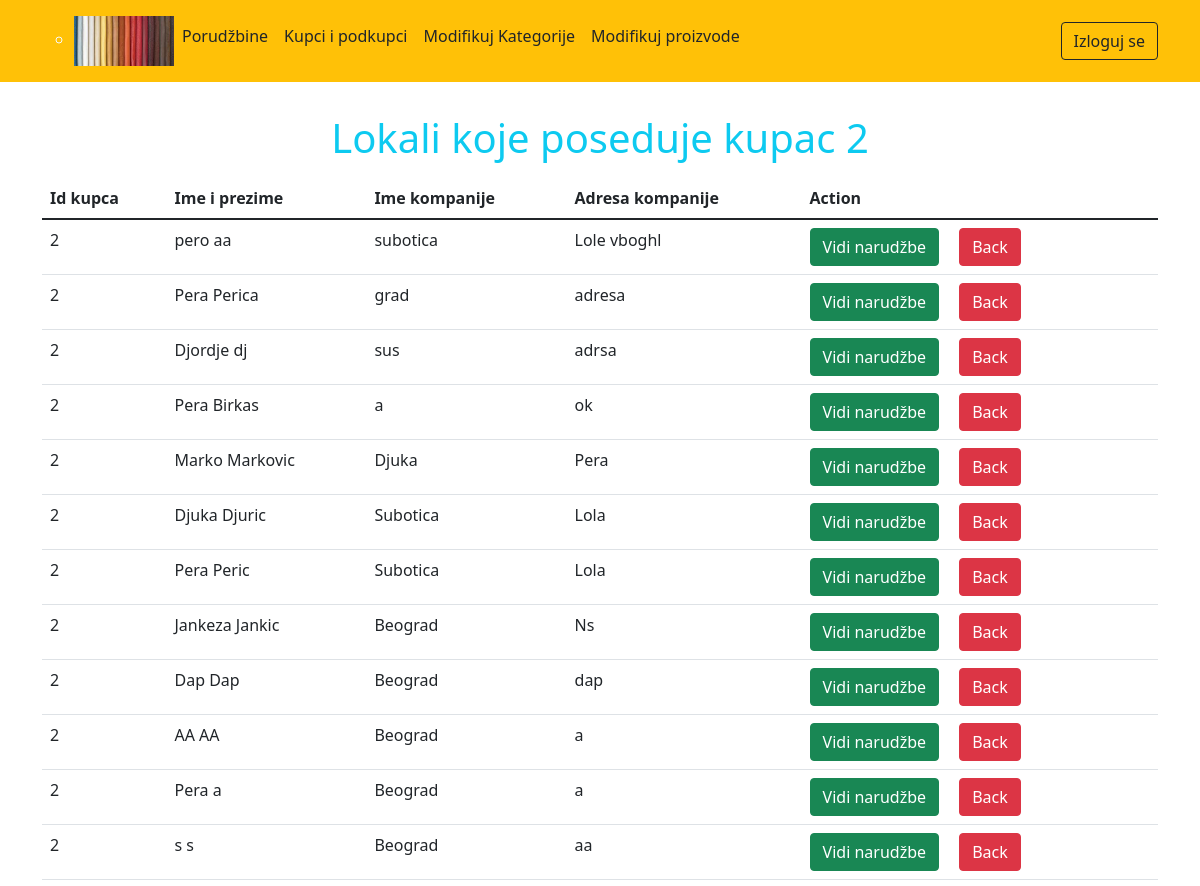
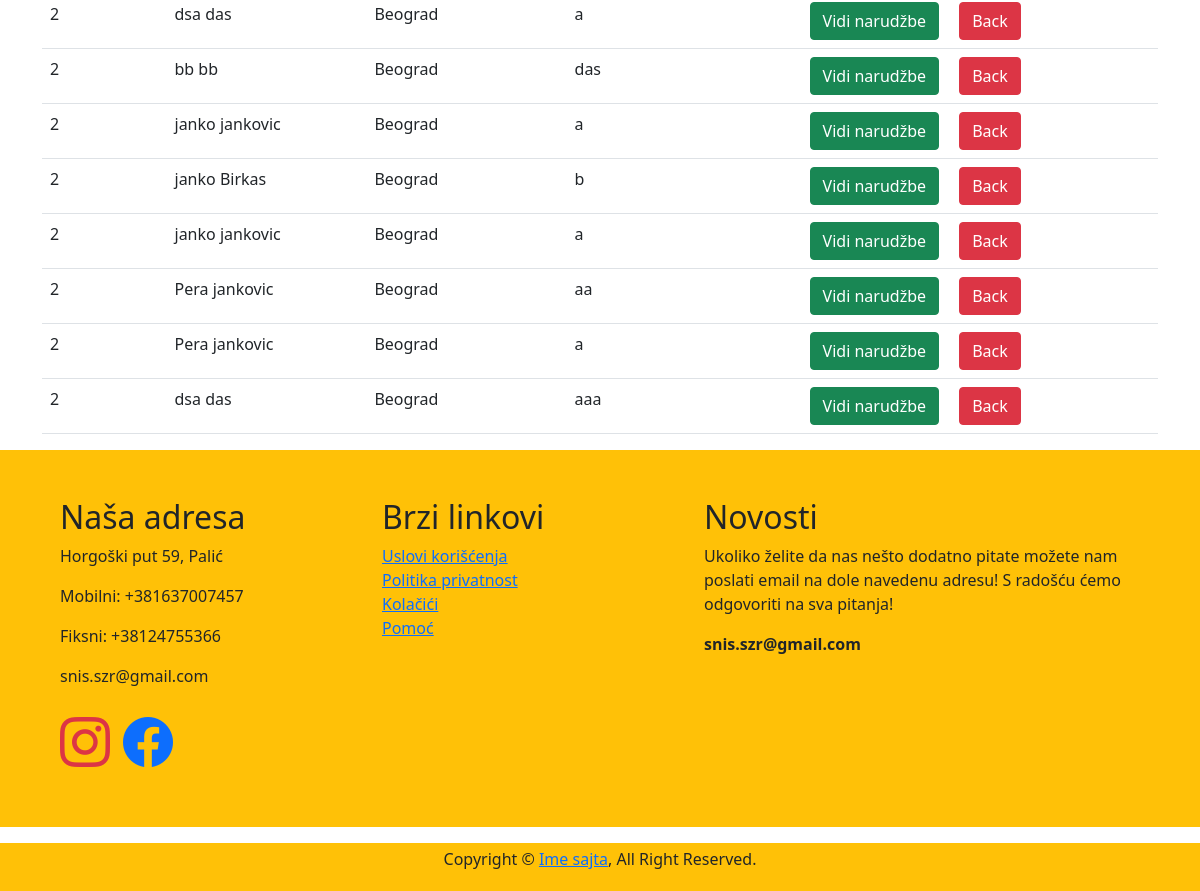
The app's page /admin/show_customerLocals.php?id_customer=2 (signed in) with its own data (2 pictures, top to bottom).
### tables this page shows
CREATE TABLE `customer_local` (
  `id_customer_local` int(11) NOT NULL,
  `id_customer` int(11) NOT NULL,
  `name` varchar(20) NOT NULL,
  `lastname` varchar(20) NOT NULL,
  `email` varchar(20) NOT NULL,
  `password` varchar(255) NOT NULL,
  `city` varchar(25) NOT NULL,
  `address` varchar(50) NOT NULL
);

### admin/show_customerLocals.php (the view, shortened to what this page needs)
<?php
require_once "../database/db_config.php";
?>
<!doctype html>
<html lang="en">
<head>
    <link href="https://cdn.jsdelivr.net/npm/bootstrap@5.1.3/dist/css/bootstrap.min.css" rel="stylesheet">
    <link rel="stylesheet" href="https://cdn.jsdelivr.net/npm/bootstrap-icons@1.7.2/font/bootstrap-icons.css">
</head>
<body>
    <header class="p-3 bg-warning text-light mb-3">
        <div class="container">
            <div class="d-flex flex-wrap align-items-center justify-content-center justify-content-lg-start" id="navbarNav">
                <ul class="nav col-12 col-lg-auto me-lg-auto mb-2 justify-content-center mb-md-0">
                    <ul>
                        <li><img src="../img/logo.jpg" alt="Logo" style="width: 100px;height: 50px"></li>
                    </ul>
                    <li><a href="admin-panel.php" class="nav-link px-2 text-dark">Porudžbine</a></li>
                    <li><a href="customer_customerLocal.php" class="nav-link px-2 text-dark">Kupci i podkupci</a></li>
                    <li><a href="admin-editCategory.php" class="nav-link px-2 text-dark">Modifikuj Kategorije</a></li>
                    <li><a href="admin-editProducts.php" class="nav-link px-2 text-dark">Modifikuj proizvode</a></li>
                </ul>
                <div class="text-end">
                    <a href="admin-logout.php" class="btn btn-outline-dark">Izloguj se</a>
                </div>
            </div>
        </div>
    </header>
    <div class="container">
        <?php
        $id_customer = intval($_GET['id_customer']);
        $sql = "SELECT * FROM customer_local WHERE id_customer = {$id_customer}";
        $query = $connection->prepare($sql);
        $query->execute();
        $results = $query->fetchAll(PDO::FETCH_OBJ);
        ?>
        <div class="row justify-content-center">
            <?php
            if ($query->rowCount() > 0) : ?>
                <?php foreach ($results as $result) { ?>
                    <h1 class="m-3 text-center text-info">Lokali koje poseduje kupac <?php echo $id_customer ?></h1>
                    <?php break ?>
                <?php } ?>
            <?php endif; ?>
			<div class="table-responsive">
            <table class="table">
                <thead>
                    <tr>
                        <th>Id kupca</th>
                        <th>Ime i prezime</th>
                        <th>Ime kompanije</th>
                        <th>Adresa kompanije</th>
                        <th colspan="2">Action</th>
                    </tr>
                </thead>
                <?php
                if ($query->rowCount() > 0) : ?>
                    <?php foreach ($results as $result) { ?>
                        <tr>
                            <td><?php echo $result->id_customer ?></td>
                            <td><?php echo $result->name . " " . $result->lastname ?></td>
                            <td><?php echo $result->city ?></td>
                            <td><?php echo $result->address ?></td>
                            <td>
                                <a href="show_customerLocalOrders.php?id_customer=<?php echo $result->id_customer ?>" class="btn btn-success me-3">Vidi narudžbe</a>
                                <a href="customer_customerLocal.php" class="btn btn-danger me-3">Back</a>
                            </td>
                        </tr>
                    <?php } ?>
                <?php endif; ?>
            </table>
        </div>
        </div>
    </div>
    <?php
    include '../partials/footer.php';
    ?>
</body>
</html>

### records on screen
customer_local: id_customer "2", name "pero", lastname "aa", city "subotica", address "Lole vboghl"
customer_local: id_customer "2", name "Pera", lastname "Perica", city "grad", address "adresa"
customer_local: id_customer "2", name "Djordje", lastname "dj", city "sus", address "adrsa"
customer_local: id_customer "2", name "Pera", lastname "Birkas", city "a", address "ok"
customer_local: id_customer "2", name "Marko", lastname "Markovic", city "Djuka", address "Pera"
customer_local: id_customer "2", name "Djuka", lastname "Djuric", city "Subotica", address "Lola"
customer_local: id_customer "2", name "Pera", lastname "Peric", city "Subotica", address "Lola"
customer_local: id_customer "2", name "Jankeza", lastname "Jankic", city "Beograd", address "Ns"
customer_local: id_customer "2", name "Dap", lastname "Dap", city "Beograd", address "dap"
customer_local: id_customer "2", name "AA", lastname "AA", city "Beograd", address "a"
customer_local: id_customer "2", name "Pera", lastname "a", city "Beograd", address "a"
customer_local: id_customer "2", name "s", lastname "s", city "Beograd", address "aa"
customer_local: id_customer "2", name "dsa", lastname "das", city "Beograd", address "a"
customer_local: id_customer "2", name "bb", lastname "bb", city "Beograd", address "das"
customer_local: id_customer "2", name "janko", lastname "jankovic", city "Beograd", address "a"
customer_local: id_customer "2", name "janko", lastname "Birkas", city "Beograd", address "b"
customer_local: id_customer "2", name "janko", lastname "jankovic", city "Beograd", address "a"
customer_local: id_customer "2", name "Pera", lastname "jankovic", city "Beograd", address "aa"
customer_local: id_customer "2", name "Pera", lastname "jankovic", city "Beograd", address "a"
customer_local: id_customer "2", name "dsa", lastname "das", city "Beograd", address "aaa"
